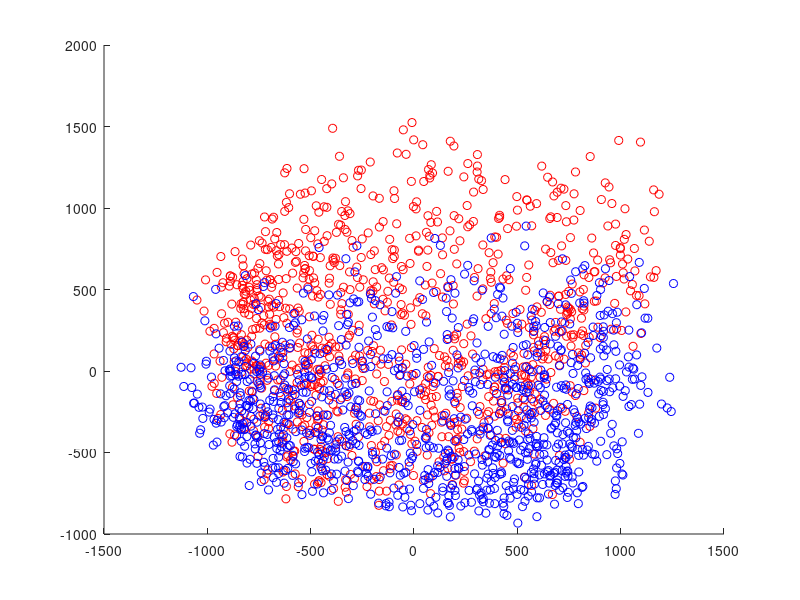

Write MATLAB code to recreate this figure.
load('train79.mat');
trainData = d79;

trainData = bsxfun(@minus, trainData, mean(trainData, 1));           
C = cov(trainData);

[V D] = eig(C);
[D order] = sort(diag(D), 'descend');       
V = V(:, order);

trainData = trainData * V(:, 1: 2);
cdata = [ones(1000, 1) * [1 0 0]; ones(1000, 1) * [0 0 1]];
size(trainData)
scatter(trainData(:, 1), trainData(:, 2), 'o', 'cdata', cdata)

